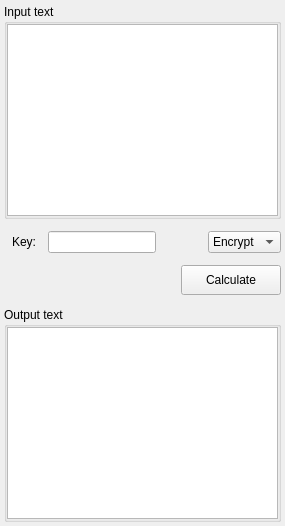
          <widget class="QWidget" name="page_6">
           <layout class="QVBoxLayout" name="verticalLayout_19">
            <property name="spacing">
             <number>12</number>
            </property>
            <property name="leftMargin">
             <number>4</number>
            </property>
            <property name="topMargin">
             <number>4</number>
            </property>
            <property name="rightMargin">
             <number>4</number>
            </property>
            <property name="bottomMargin">
             <number>4</number>
            </property>
            <item>
             <widget class="QGroupBox" name="page_6_group_box_input">
              <property name="title">
               <string>Input text</string>
              </property>
              <layout class="QVBoxLayout" name="verticalLayout_17">
               <property name="spacing">
                <number>0</number>
               </property>
               <property name="leftMargin">
                <number>0</number>
               </property>
               <property name="topMargin">
                <number>0</number>
               </property>
               <property name="rightMargin">
                <number>0</number>
               </property>
               <property name="bottomMargin">
                <number>0</number>
               </property>
               <item>
                <widget class="QTextEdit" name="page_6_text_edit_input"/>
               </item>
              </layout>
             </widget>
            </item>
            <item>
             <layout class="QHBoxLayout" name="page_6_horizontal_layout_3">
              <property name="spacing">
               <number>12</number>
              </property>
              <property name="leftMargin">
               <number>8</number>
              </property>
              <item>
               <widget class="QLabel" name="page_6_label_key">
                <property name="sizePolicy">
                 <sizepolicy hsizetype="Fixed" vsizetype="Fixed">
                  <horstretch>0</horstretch>
                  <verstretch>0</verstretch>
                 </sizepolicy>
                </property>
                <property name="text">
                 <string>Key:</string>
                </property>
               </widget>
              </item>
              <item>
               <widget class="QLineEdit" name="page_6_line_edit_key">
                <property name="clearButtonEnabled">
                 <bool>false</bool>
                </property>
               </widget>
              </item>
              <item>
               <spacer name="page_6_horizontal_spacer_3">
                <property name="orientation">
                 <enum>Qt::Horizontal</enum>
                </property>
                <property name="sizeHint" stdset="0">
                 <size>
                  <width>40</width>
                  <height>20</height>
                 </size>
                </property>
               </spacer>
              </item>
              <item>
               <widget class="QComboBox" name="page_6_combo_box_type">
                <item>
                 <property name="text">
                  <string>Encrypt</string>
                 </property>
                </item>
                <item>
                 <property name="text">
                  <string>Decrypt</string>
                 </property>
                </item>
               </widget>
              </item>
             </layout>
            </item>
            <item>
             <layout class="QHBoxLayout" name="page_6_horizontal_layout_2">
              <property name="spacing">
               <number>12</number>
              </property>
              <property name="leftMargin">
               <number>8</number>
              </property>
              <property name="topMargin">
               <number>0</number>
              </property>
              <item>
               <spacer name="page_6_horizontal_spacer_2">
                <property name="orientation">
                 <enum>Qt::Horizontal</enum>
                </property>
                <property name="sizeHint" stdset="0">
                 <size>
                  <width>40</width>
                  <height>20</height>
                 </size>
                </property>
               </spacer>
              </item>
              <item>
               <widget class="QPushButton" name="page_6_button_calc">
                <property name="sizePolicy">
                 <sizepolicy hsizetype="Fixed" vsizetype="Fixed">
                  <horstretch>0</horstretch>
                  <verstretch>0</verstretch>
                 </sizepolicy>
                </property>
                <property name="minimumSize">
                 <size>
                  <width>100</width>
                  <height>30</height>
                 </size>
                </property>
                <property name="text">
                 <string>Calculate</string>
                </property>
               </widget>
              </item>
             </layout>
            </item>
            <item>
             <widget class="QGroupBox" name="page_6_group_box_output">
              <property name="title">
               <string>Output text</string>
              </property>
              <layout class="QVBoxLayout" name="verticalLayout_18">
               <property name="spacing">
                <number>0</number>
               </property>
               <property name="leftMargin">
                <number>0</number>
               </property>
               <property name="topMargin">
                <number>0</number>
               </property>
               <property name="rightMargin">
                <number>0</number>
               </property>
               <property name="bottomMargin">
                <number>0</number>
               </property>
               <item>
                <widget class="QTextEdit" name="page_6_text_edit_output">
                 <property name="sizePolicy">
                  <sizepolicy hsizetype="Expanding" vsizetype="Expanding">
                   <horstretch>0</horstretch>
                   <verstretch>0</verstretch>
                  </sizepolicy>
                 </property>
                 <property name="readOnly">
                  <bool>true</bool>
                 </property>
                </widget>
               </item>
              </layout>
             </widget>
            </item>
           </layout>
          </widget>
